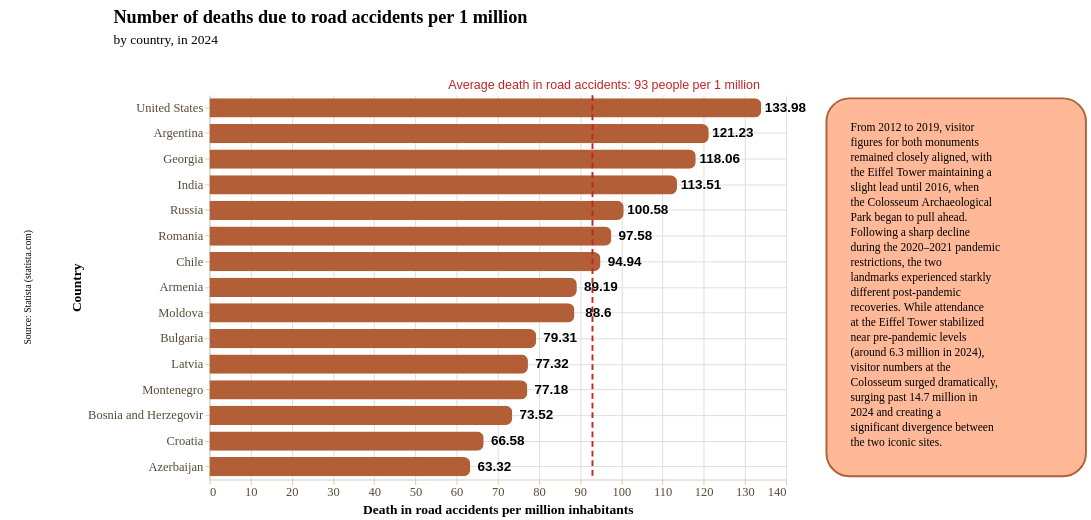

The code cell stored with this chart in its notebook:
### Markdown cell above
Data story with **bar chart**

### Code cell
story = (
    pn.Story(
    #Builing the Story class object
        data = death_road_accidents, #Using the long (melted) dataframe!
        width = 600,
        height = 400,
        template = orangeBlueTemplate #Using orangeBlueTemplate
    )

    #Method invocation
    #Bar chart
    .mark_bar(
        cornerRadiusEnd = 7,
        size = 20
    )

    #Data encoding
    #To create a horizontal bar chart we plot the cathegorical data on Y and the numerical data on X
    .encode(
        y = alt.Y(
            "country:N",
            title = "Country", 
            axis = alt.Axis(
                grid = True,
            ),
            sort = "-x" #Sorting the data in a descending order
        ),
        x = alt.X(
            "death:Q",
            title = "Death in road accidents per million inhabitants",
            axis = alt.Axis(
                grid = True
            ),
        ),
    )
    
    #Data source
    .add_source(
        text = "Source: Statista (statista.com)",
        position = "left",
        align = "center"
    )
    
    #Title and subtitle
    .add_title(
        title = "Number of deaths due to road accidents per 1 million",
        subtitle = "by country, in 2024",
        align = "left"
    )

    #Context area (on the right)
    .add_context(
        text = "From 2012 to 2019, visitor figures for both monuments remained closely aligned, with the Eiffel Tower maintaining a slight lead until 2016, when the Colosseum Archaeological Park began to pull ahead. Following a sharp decline during the 2020–2021 pandemic restrictions, the two landmarks experienced starkly different post-pandemic recoveries. While attendance at the Eiffel Tower stabilized near pre-pandemic levels (around 6.3 million in 2024), visitor numbers at the Colosseum surged dramatically, surging past 14.7 million in 2024 and creating a significant divergence between the two iconic sites.",
        position = "right",
    )

    #Highlighting line (mean)
    .add_line(
        orientation = "vertical",
        value = death_road_accidents["death"],
        math = "mean",
        label_text = "Average death in road accidents: 93 people per 1 million",
        label_font_size = 13,
        label_dx = -150,
    )

    .add_labels_chart(
        values = "death:Q",
        font_weight = "bold",
        font_size = 14,
        dx = 25
    )

    .render()
)

story

### Figure 1 — Vega-Lite specification as saved in the notebook (floating-point values rounded to 4 significant figures)
{"config": {"view": {"continuousWidth": 300, "continuousHeight": 300, "strokeWidth": 0}, "axis": {"domainColor": "#d8c9ad", "grid": false, "labelColor": "#594a37", "labelFont": "Oswald", "labelFontSize": 13, "tickColor": "#d8c9ad", "titleColor": "#000000", "titleFont": "Oswald", "titleFontSize": 14}, "axisX": {"labelAngle": 0, "labelExpr": "length(datum.label) > 12 ? replace(datum.label, /\\s+/, '\\n') : datum.label", "labelLineHeight": 14}, "bar": {"color": "rgb(178, 95, 56)"}, "legend": {"labelColor": "#594a37", "labelFont": "Oswald", "labelFontSize": 12, "titleColor": "#000000", "titleFont": "Oswald", "titleFontSize": 12}, "line": {"color": "rgb(178, 95, 56)"}, "mark": {"strokeWidth": 2.5}, "point": {"color": "#000000", "filled": true, "size": 75}, "range": {"category": ["rgb(178, 95, 56)", "rgb(56, 139, 178)", "#348035", "#a46cc2", "#d96027"]}, "title": {"color": "#000000", "font": "Oswald", "fontSize": 19}}, "vconcat": [{"layer": [{"mark": {"type": "text", "align": "left", "baseline": "top", "color": "#000000", "font": "Oswald", "fontSize": 19, "fontWeight": "bold", "text": "Number of deaths due to road accidents per 1 million"}, "encoding": {"x": {"value": 0}, "y": {"value": 4}}}, {"mark": {"type": "text", "align": "left", "baseline": "top", "color": "#000000", "font": "Oswald", "fontSize": 14, "text": "by country, in 2024"}, "encoding": {"x": {"value": 0}, "y": {"value": 30}}}], "data": {"name": "data-6fad5c34291b82fc9632cbce143d677a"}, "height": 58, "width": 900.0}, {"hconcat": [{"hconcat": [{"data": {"name": "data-6fad5c34291b82fc9632cbce143d677a"}, "mark": {"type": "text", "align": "center", "angle": 270, "baseline": "middle", "color": "rgb(0, 0, 0)", "font": "Oswald", "fontSize": 10, "lineBreak": "\n", "text": "Source: Statista (statista.com)"}, "encoding": {"x": {"value": 24.0}, "y": {"value": 200.0}}, "height": 400, "width": 48}, {"layer": [{"mark": {"type": "bar", "cornerRadiusEnd": 7, "size": 20}, "encoding": {"x": {"axis": {"grid": true}, "field": "death", "title": "Death in road accidents per million inhabitants", "type": "quantitative"}, "y": {"axis": {"grid": true}, "field": "country", "sort": "-x", "title": "Country", "type": "nominal"}}}, {"mark": {"type": "text", "align": "center", "angle": 0, "color": "rgb(0, 0, 0)", "dx": 25, "dy": 0, "fontSize": 14, "fontWeight": "bold", "lineBreak": "\n"}, "encoding": {"text": {"field": "death", "type": "quantitative"}, "x": {"axis": {"grid": true}, "field": "death", "title": "Death in road accidents per million inhabitants", "type": "quantitative"}, "y": {"axis": {"grid": true}, "field": "country", "sort": "-x", "title": "Country", "type": "nominal"}}}, {"layer": [{"data": {"name": "data-d02b791ff5a3e3b4f1eaede61eb605d4"}, "mark": {"type": "rule", "color": "rgb(191, 38, 38)", "strokeDash": [6, 4], "strokeWidth": 2}, "encoding": {"x": {"field": "x", "type": "quantitative"}}}, {"data": {"name": "data-862eeaa8d4659ece3e1a91a78e47501d"}, "mark": {"type": "text", "align": "left", "color": "rgb(191, 38, 38)", "dx": -150, "dy": 0, "fontSize": 13, "fontStyle": "normal", "fontWeight": "normal"}, "encoding": {"text": {"value": "Average death in road accidents: 93 people per 1 million"}, "x": {"field": "x", "type": "quantitative"}, "y": {"value": -10}}}]}], "data": {"name": "data-011c7433e042d1a62fe0a378136ed9b8"}, "height": 400, "width": 600}]}, {"layer": [{"mark": {"type": "rect", "color": "rgb(255, 185, 153)", "cornerRadius": 24.0, "opacity": 1.0, "stroke": "rgb(178, 95, 56)", "strokeWidth": 2.0}, "encoding": {"x": {"value": 0}, "x2": {"value": 270.0}, "y": {"value": 3.4}, "y2": {"value": 396.6}}}, {"mark": {"type": "text", "align": "left", "baseline": "top", "color": "rgb(0, 0, 0)", "font": "Oswald", "fontSize": 12, "fontStyle": "normal", "fontWeight": "normal", "lineBreak": "\n", "lineHeight": 15.6, "text": "From 2012 to 2019, visitor\nfigures for both monuments\nremained closely aligned, with\nthe Eiffel Tower maintaining a\nslight lead until 2016, when\nthe Colosseum Archaeological\nPark began to pull ahead.\nFollowing a sharp decline\nduring the 2020–2021 pandemic\nrestrictions, the two\nlandmarks experienced starkly\ndifferent post-pandemic\nrecoveries. While attendance\nat the Eiffel Tower stabilized\nnear pre-pandemic levels\n(around 6.3 million in 2024),\nvisitor numbers at the\nColosseum surged dramatically,\nsurging past 14.7 million in\n2024 and creating a\nsignificant divergence between\nthe two iconic sites."}, "encoding": {"x": {"value": 25}, "y": {"value": 28.4}}}], "data": {"name": "data-6fad5c34291b82fc9632cbce143d677a"}, "height": 393.2, "width": 270.0}]}], "center": true, "resolve": {"axis": {"x": "shared", "y": "shared"}}, "$schema": "https://vega.github.io/schema/vega-lite/v6.4.1.json", "datasets": {"data-6fad5c34291b82fc9632cbce143d677a": [{"_": 0}], "data-011c7433e042d1a62fe0a378136ed9b8": [{"country": "United States", "death": 134.0}, {"country": "Argentina", "death": 121.2}, {"country": "Georgia", "death": 118.1}, {"country": "India", "death": 113.5}, {"country": "Russia", "death": 100.6}, {"country": "Romania", "death": 97.58}, {"country": "Chile", "death": 94.94}, {"country": "Armenia", "death": 89.19}, {"country": "Moldova", "death": 88.6}, {"country": "Bulgaria", "death": 79.31}, {"country": "Latvia", "death": 77.32}, {"country": "Montenegro", "death": 77.18}, {"country": "Bosnia and Herzegovir", "death": 73.52}, {"country": "Croatia", "death": 66.58}, {"country": "Azerbaijan", "death": 63.32}], "data-d02b791ff5a3e3b4f1eaede61eb605d4": [{"x": 92.99}], "data-862eeaa8d4659ece3e1a91a78e47501d": [{"x": 92.99, "label_y": 0}]}}
